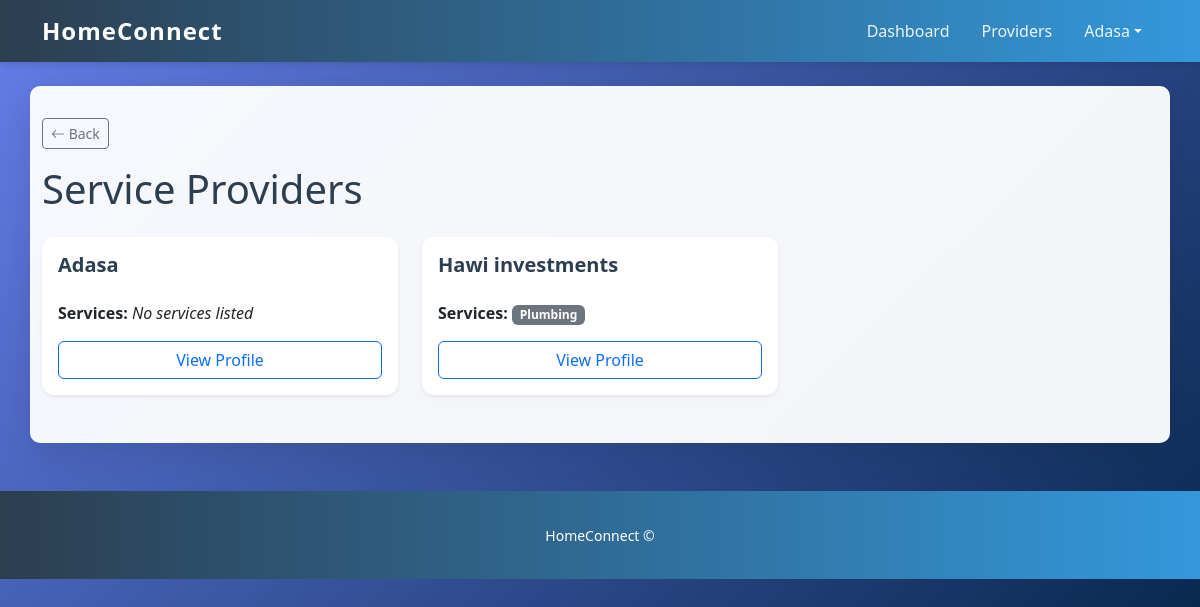
/providers/ (signed in), run on an earlier commit of the app's database.
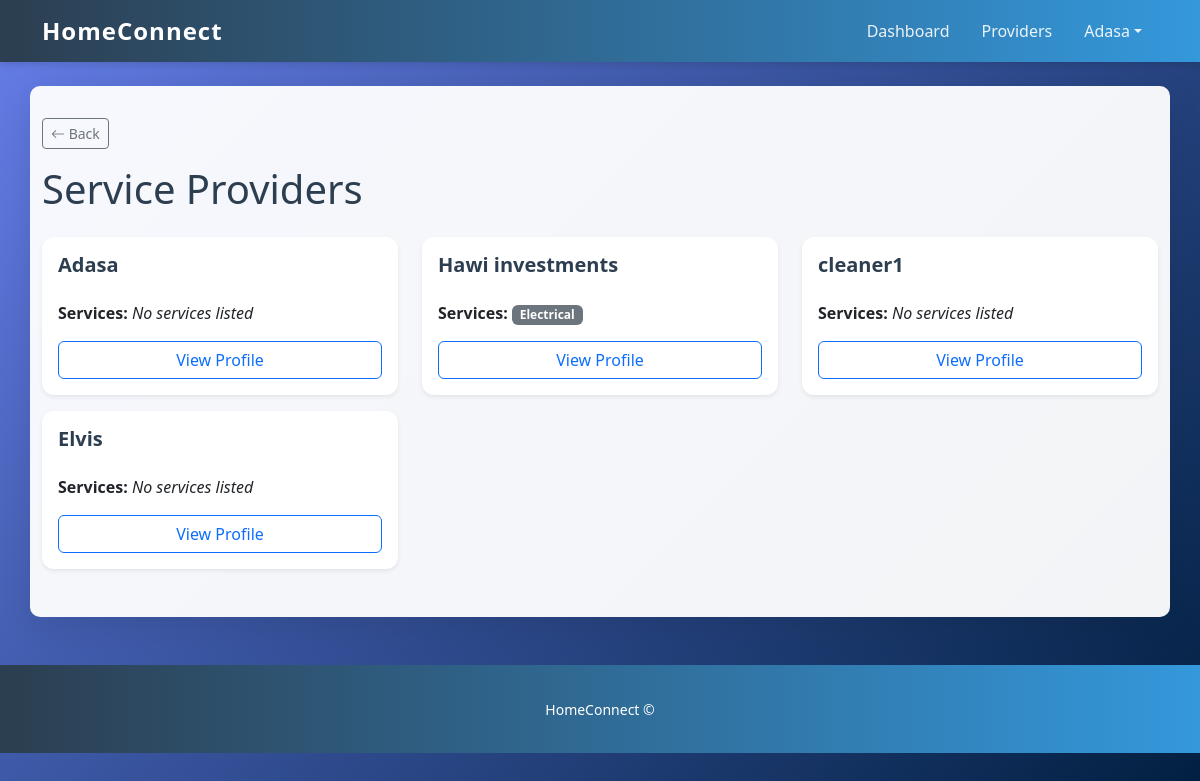
And on a later commit of the database.
### accounts/models.py (models this page shows, shortened)
class User(AbstractUser):
    USER_TYPES = [
        ('homeowner', 'Homeowner'),
        ('service_provider', 'Service Provider'),
    ]
    user_type = models.CharField(
        max_length=20,
        choices=USER_TYPES,
        default='homeowner'
    )
    bio = models.TextField(blank=True, null=True)
    profile_image = models.ImageField(
        upload_to='profile_images/',
        blank=True,
        null=True
    )
    phone = models.CharField(max_length=30, blank=True, null=True)
    location = models.CharField(max_length=255, blank=True, null=True)
    city = models.CharField(max_length=100, blank=True, null=True)
    services = models.ManyToManyField(
        Service,
        related_name='users',
        blank=True
    )

class ServiceProvider(models.Model):
    user = models.OneToOneField(
        settings.AUTH_USER_MODEL,
        on_delete=models.CASCADE,
        related_name="provider_profile"
    )
    company_name = models.CharField(max_length=150, blank=True)
    skills = models.TextField(
        blank=True,
        help_text="Describe your skills, experience, or services you provide."
    )
    experience_years = models.PositiveIntegerField(default=0)
    portfolio_image = models.ImageField(
        upload_to="provider_portfolio/",
        blank=True,
        null=True
    )
    services = models.ManyToManyField(
        Service,
        blank=True,
        related_name='providers'
    )

class Service(models.Model):
    name = models.CharField(max_length=150)
    description = models.TextField(blank=True)

### accounts/views.py (the view)
# urls.py: path('providers/', views.provider_list, name='provider_list'),
@login_required
def provider_list(request):
    providers = ServiceProvider.objects.all()
    return render(request, 'services/providers_list.html',{
        'providers': providers
    })

### templates/services/providers_list.html (shortened to what this page needs)
{% extends 'base.html' %}
{% block content %}
<h1 class="mb-4">Service Providers</h1>
<div class="row">
  {% for p in providers %}
    <div class="col-md-4 mb-3">
      <div class="card h-100 shadow-sm">
        <div class="card-body d-flex flex-column">
          <h5 class="card-title">{{ p.company_name|default:p.user.username }}</h5>
          <p>
            <strong>Services:</strong>
            {% if p.services.exists %}
              {% for s in p.services.all %}
                <span class="badge bg-secondary">{{ s.name }}</span>
              {% endfor %}
            {% else %}
              <em>No services listed</em>
            {% endif %}
          </p>
          <a href="{% url 'services:provider_detail' p.pk %}"
             class="btn btn-outline-primary mt-auto">
             View Profile
          </a>
        </div>
      </div>
    </div>
  {% empty %}
    <div class="col-12">
      <p class="text-muted">No service providers available yet.</p>
    </div>
  {% endfor %}
</div>
{% endblock %}

### templates/base.html (shortened to what this page needs)
{% load static %}
<!doctype html>
<html lang="en">
  <head>
    <link href="https://cdn.jsdelivr.net/npm/bootstrap@5.3.2/dist/css/bootstrap.min.css" rel="stylesheet">
    <link rel="stylesheet" href="https://cdn.jsdelivr.net/npm/bootstrap-icons@1.11.1/font/bootstrap-icons.css">
    <link rel="stylesheet" href="{% static 'css/style.css' %}">
  </head>
  <body>
    <nav class="navbar navbar-expand-lg navbar-light bg-light">
      <div class="container">
        <a class="navbar-brand" href="/">HomeConnect</a>
        <div class="collapse navbar-collapse" id="navmenu">
          <ul class="navbar-nav ms-auto">
            {% if user.is_authenticated %}
              <li class="nav-item"><a class="nav-link" href="{% url 'services:dashboard' %}">Dashboard</a></li>
              <li class="nav-item"><a class="nav-link" href="{% url 'services:providers' %}">Providers</a></li>
              <li class="nav-item dropdown">
                <a class="nav-link dropdown-toggle" href="#" id="userMenu" role="button" data-bs-toggle="dropdown" aria-expanded="false">{{ user.username }}</a>
              </li>
            {% else %}
              <li class="nav-item"><a class="nav-link" href="{% url 'accounts:login' %}">Login</a></li>
              <li class="nav-item"><a class="nav-link" href="{% url 'accounts:register' %}">Register</a></li>
            {% endif %}
          </ul>
        </div>
      </div>
    </nav>
    <main class="container mt-4">
      <div class="mb-3">
        <button class="btn btn-outline-secondary btn-sm" onclick="window.history.back()">
          <i class="bi bi-arrow-left"></i> Back
        </button>
      </div>
      {% block content %}{% endblock %}
    </main>
    <footer class="text-center mt-5 mb-4">
      <small>HomeConnect &copy; {{ now.year }}</small>
    </footer>
  </body>
</html>

### static/css/style.css (style rules this page uses)
:root { --primary-color: #2c3e50; --secondary-color: #3498db; --accent-color: #e74c3c; --light-bg: #ecf0f1; --dark-text: #2c3e50; }
body { background: linear-gradient(135deg, #667eea 0%, #001f3f 100%); min-height: 100vh; font-family: 'Segoe UI', Tahoma, Geneva, Verdana, sans-serif; color: var(--dark-text); }
main { background-color: rgba(255, 255, 255, 0.95); border-radius: 10px; padding: 2rem; margin-top: 2rem; box-shadow: 0 8px 32px rgba(0, 0, 0, 0.1); }
.navbar { background: linear-gradient(90deg, var(--primary-color) 0%, var(--secondary-color) 100%) !important; box-shadow: 0 2px 8px rgba(0, 0, 0, 0.15); }
.navbar-brand { font-weight: 700; font-size: 1.5rem; color: white !important; letter-spacing: 1px; }
.nav-link { color: rgba(255, 255, 255, 0.9) !important; transition: color 0.3s ease; margin: 0 0.5rem; }
.card { border: none; border-radius: 12px; box-shadow: 0 4px 15px rgba(0, 0, 0, 0.1); transition: transform 0.3s ease, box-shadow 0.3s ease; }
.card-title { color: var(--primary-color); font-weight: 600; }
footer { background: linear-gradient(90deg, var(--primary-color) 0%, var(--secondary-color) 100%); color: white; padding: 2rem 0; margin-top: 3rem; }

What changed in the data, as far as the page shows it:
changed ServiceProvider "Hawi investments": loses Service (name "Plumbing"); gains Service (name "Electrical")
added ServiceProvider: company_name "cleaner1", shows "No services listed"
added ServiceProvider: company_name "Elvis", shows "No services listed"
